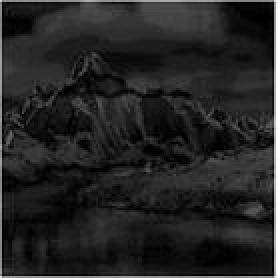
%> input picture Digital_Image_Processing/matlab_ref/images/mountain.jpg, 139 x 139 px (shown 2 times larger)
$ octave exp_2_4.m   (GNU Octave 9; MATLAB toolbox functions it lacks are replaced by stand-ins)
%> lines starting %> are read from the running program, lines starting %| are printed output that depends on the picture
clc;
clear;
close all;

cd e:/
cd DIP

mountain_0 = imread('images/mountain.jpg');
%> mountain_0 is the input picture: size 139x139 uint8; min 0, max 255, mean 35.7
mountain_3 = double(mountain_0);
[M,N] = size(mountain_0);
%> M = 139; N = 139

for m = 1:M
    for n = 1:N
        if (mountain_3(m,n) >= 0) & (mountain_3(m,n) <=30)
            mountain_3(m,n) = 110/30*mountain_3(m,n);
        else
            if mountain_3(m,n) <= 80
                mountain_3(m,n) = 110/30*(mountain_3(m,n)-30)+110;
            else
                mountain_3(m,n) = mountain_3(m,n);
            end
        end
    end
end
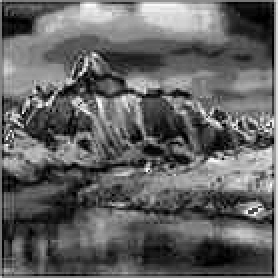
%> mountain_3: size 139x139 double (shown 2 times larger); min 0, max 293.3, mean 114; drawn with min black and max white

mountain_3 = uint8(mountain_3);
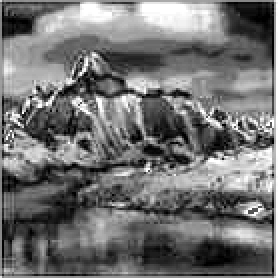
%> mountain_3: size 139x139 uint8 (shown 2 times larger); min 0, max 255, mean 113.8
r = 0:1:255;
n = [r<=30].*r.*(11/3) + [r>30].*[r<=80].*((r-30).*(11/3)+110) + [r>80].*r

subplot(3,2,1);
imshow(mountain_0);
subplot(3,2,2);
imhist(mountain_0);
subplot(3,2,[3,4]);
plot(r,n);
subplot(3,2,5);
imshow(mountain_3);
subplot(3,2,6);
imhist(mountain_3);
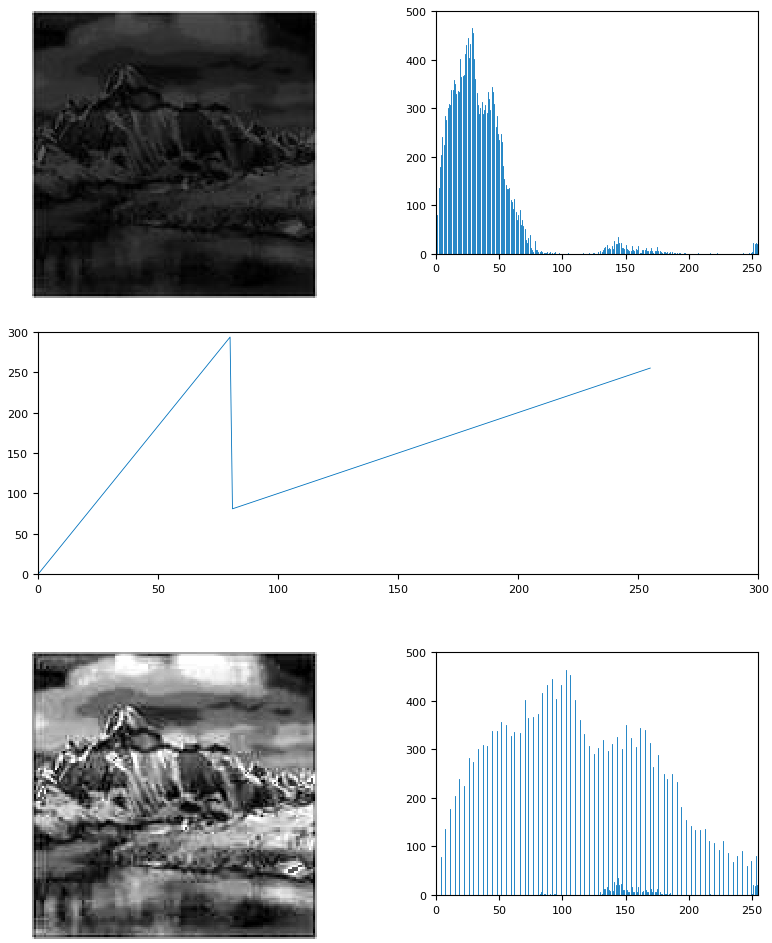
%> figure redrawn from the program's plot data, 5 panels
f=imhist(mountain_3);
%> f = 256 values, max 464 at index 104, min 0 at index 2, mean 75.47
figure;
plot(f);
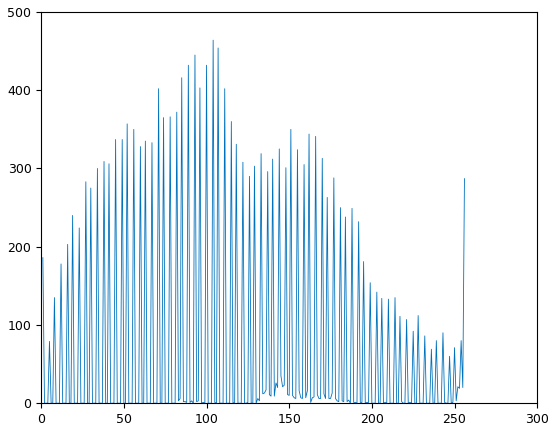
%> figure redrawn from the program's plot data; curve peaks at x = 104, y = 464
imwrite(mountain_3,'mountain_3.jpg');

$ run again, with Digital_Image_Processing/matlab_ref/images/Brain.jpg copied over Digital_Image_Processing/matlab_ref/images/mountain.jpg
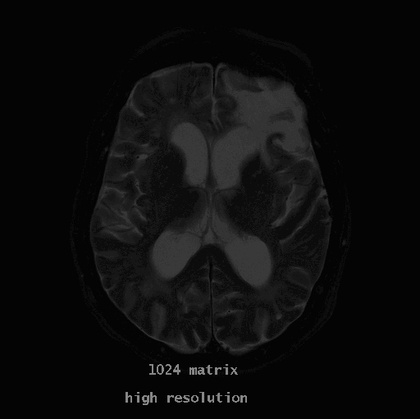
%> input picture Digital_Image_Processing/matlab_ref/images/Brain.jpg, 420 x 419 px, shrunk from 512 x 511 before the run
%> mountain_0 is the input picture: size 419x420x3 uint8; min 0, max 170, mean 12.6
%> `mountain_3 = uint8(mountain_3);`:
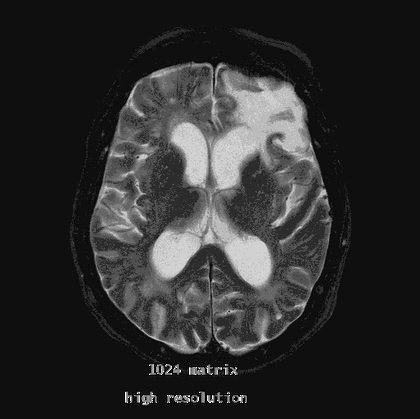
%> mountain_3: size 419x420x3 uint8; min 0, max 255, mean 45.1
%> f = 256 values, max 306441 at index 16, min 0 at index 2, mean 2062.3
%> `plot(f);`:
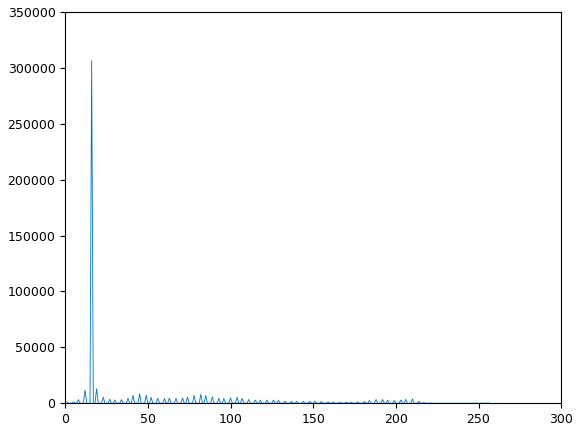
%> figure redrawn from the program's plot data; curve peaks at x = 16, y = 306441

$ run again, with Digital_Image_Processing/matlab_ref/images/Picture.jpg copied over Digital_Image_Processing/matlab_ref/images/mountain.jpg
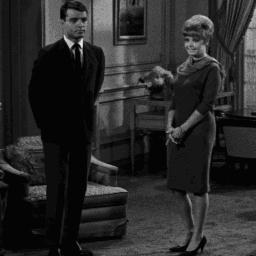
%> input picture Digital_Image_Processing/matlab_ref/images/Picture.jpg, 256 x 256 px
%> mountain_0 is the input picture: size 256x256 uint8; min 0, max 241, mean 40.9
%> `mountain_3 = uint8(mountain_3);`:
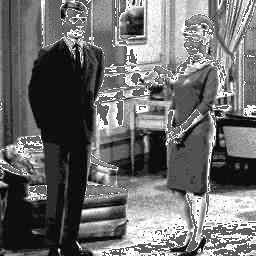
%> mountain_3: size 256x256 uint8; min 0, max 255, mean 109.1
%> f = 256 values, max 7925 at index 16, min 0 at index 2, mean 256
%> `plot(f);`:
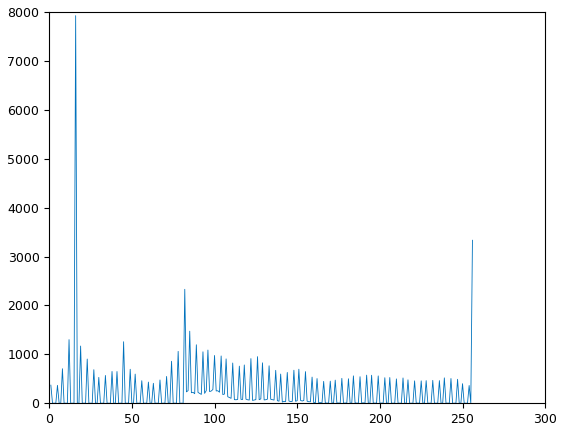
%> figure redrawn from the program's plot data; curve peaks at x = 16, y = 7925
